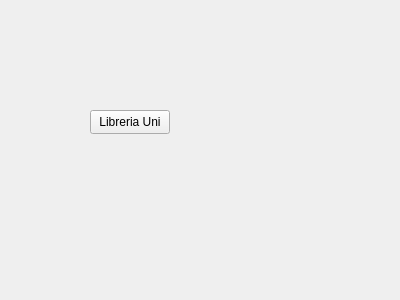
<?xml version="1.0" encoding="UTF-8"?>
<ui version="4.0">
 <class>WOpenSpace</class>
 <widget class="QWidget" name="WOpenSpace">
  <property name="geometry">
   <rect>
    <x>0</x>
    <y>0</y>
    <width>400</width>
    <height>300</height>
   </rect>
  </property>
  <property name="windowTitle">
   <string>Form</string>
  </property>
  <widget class="QPushButton" name="libUniBtn">
   <property name="geometry">
    <rect>
     <x>90</x>
     <y>110</y>
     <width>80</width>
     <height>24</height>
    </rect>
   </property>
   <property name="text">
    <string>Libreria Uni</string>
   </property>
  </widget>
 </widget>
 <resources/>
 <connections/>
</ui>
